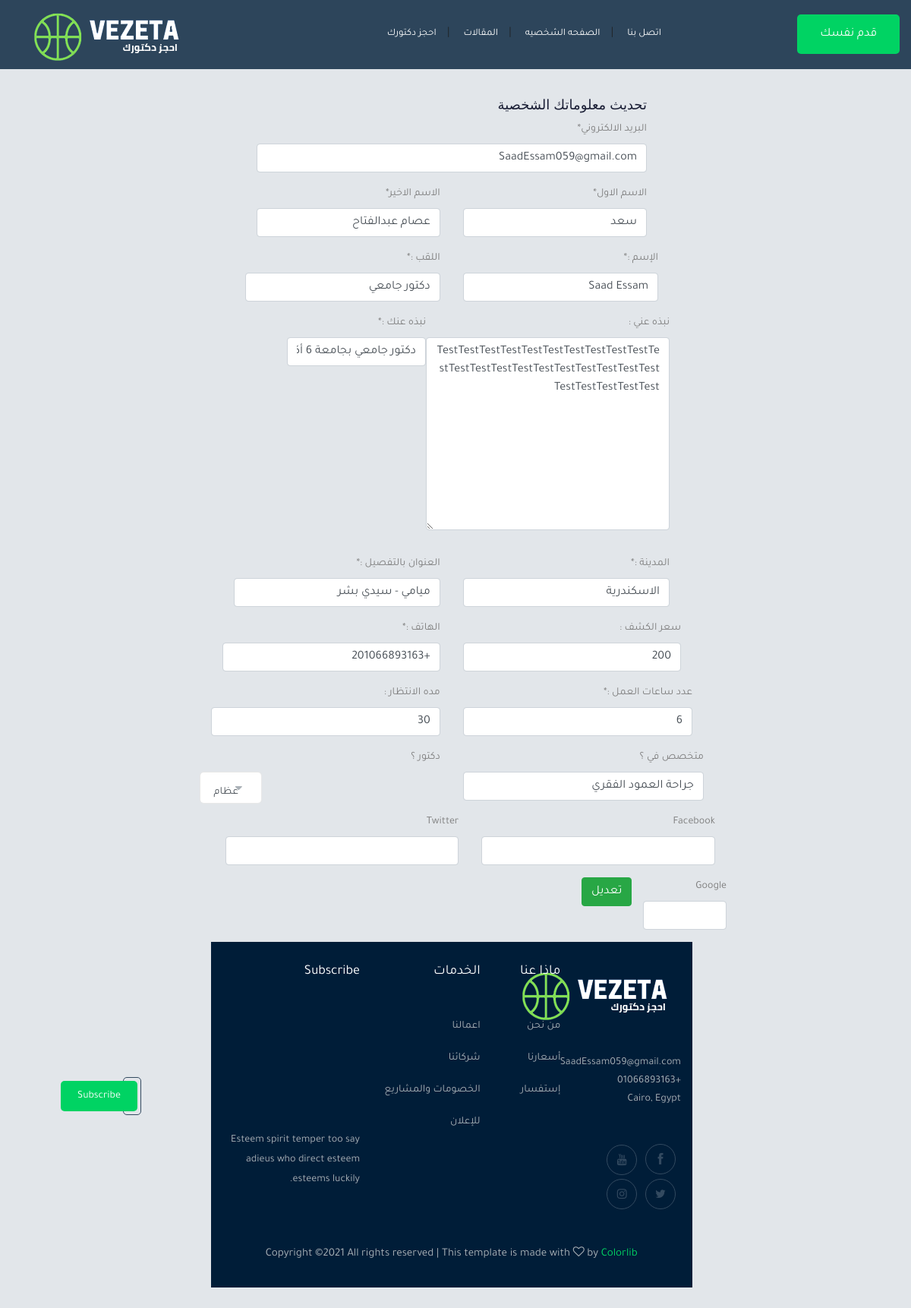
Page /accounts/update_profile/ (signed in) on the earlier database version.
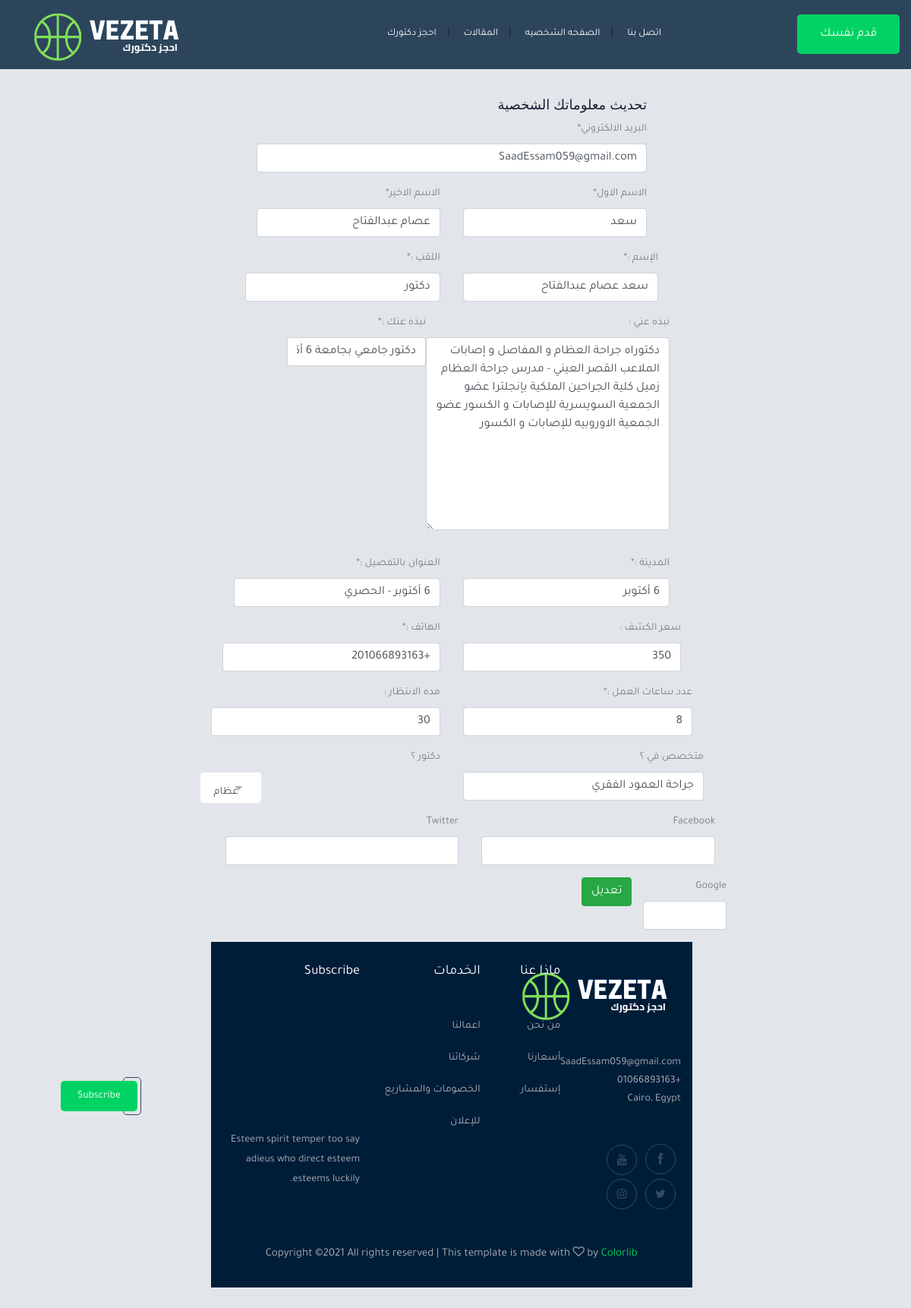
Same page on the later database version.
### accounts/models.py (models this page shows, shortened)
class Profile(models.Model):
    DOCTOR_IN={
        ("جلدية", 'جلدية'),
        ('أسنان', "أسنان"),
        ('أطفال حديثي الولادة', "أطفال حديثي الولادة"),
        ('مخ وأعصاب', "مخ وأعصاب"),
        ('عظام', "عظام"),
        ('نساء وتوليد', "نساء وتوليد"),
        ('أنف وأذن وحنجرة', "أنف وأذن وحنجرة"),
        ('قلب وأوعيه دموية', "قلب وأوعيه دموية"),
        ('أمراض دم', "أمراض دم"),
        ('أورام', "أورام"),
        ('باطنة', "باطنة"),
        ('تخسيس وتغذية', "تخسيس وتغذية"),
        ('جراحة أطفال', "جراحة أطفال"),
        ('جراحة أورام', "جراحة أورام"),
        ('جراحة أوعية دموية', "جراحة أوعية دموية"),
        ('جراحة تجميل', "جراحة تجميل"),
        ('جراحة سمنة ومناظير', "جراحة سمنة ومناظير"),
        ('علاج طبيعي وأصابات ملاعب', "علاج طبيعي وأصابات ملاعب"),
    }
    user = models.OneToOneField(User, verbose_name=_("user"), on_delete=models.CASCADE)
    name = models.CharField(_("الإسم :"), max_length=50)
    surname = models.CharField(_("اللقب :"), max_length=50)
    subtitle = models.CharField(_(" نبذه عنك :"), max_length=50)
    address = models.CharField(_("المدينة :"), max_length=50)
    address_detail = models.CharField(_("العنوان بالتفصيل :"), max_length=50)
    number_phone = models.CharField(_("الهاتف :"), max_length=50)
    working_hours = models.CharField(_("عدد ساعات العمل :"), max_length=50)
    waiting_time = models.CharField(_("مده الانتظار :"), max_length=50, blank=True, null=True)
    who_i = models.TextField(_("نبذه عني :"), max_length=250, blank=True, null=True)
    specialist_doctor = models.CharField(_("متخصص في ؟"), max_length=200, blank=True, null=True)
    price = models.IntegerField(_("سعر الكشف :"), blank=True, null=True)
    image = models.ImageField(_("الصورة الشخصية"), upload_to='profile', blank=True, null=True)
    slug = models.SlugField(_("slug"),blank=True, null=True)
    facebook = models.CharField(max_length=50,blank=True, null=True)
    twitter = models.CharField(max_length=50,blank=True, null=True)
    google = models.CharField(max_length=50,blank=True, null=True)
    type_of_person = models.CharField(_("النوع :"), choices=TYPE_OF_PERSON, max_length=50)
    doctor = models.CharField(_("دكتور ؟"), choices=DOCTOR_IN, max_length=50, blank=True, null=True)
    class Meta:
        verbose_name = _("Profile")
        verbose_name_plural = _("Profiles")

### accounts/views.py (the view, shortened to what this page needs)
# urls.py: path('update_profile/', views.update_profile, name='update_profile'),
def update_profile(request):
    user_form = UpdateUserForm(instance=request.user)
    profile_form = UpdateProfileForm(instance=request.user.profile)
    return render(request, 'user/update_profile.html', {
        'user_form' : user_form,
        'profile_form' : profile_form,
        })

### accounts/forms.py
class UpdateUserForm(forms.ModelForm):
    first_name = forms.CharField(label="الاسم الاول")
    last_name = forms.CharField(label="الاسم الاخير")
    email = forms.EmailField(label="البريد الالكتروني")
    class Meta:
        model = User
        fields = ('first_name' , 'last_name' , 'email')

class UpdateProfileForm(forms.ModelForm):
    class Meta:
        model = Profile
        fields = ('name' , 'surname', 'subtitle', 'address',
        'address_detail', 'number_phone', 'working_hours',
        'waiting_time', 'who_i', 'price', 'facebook',
        'twitter', 'google', 'doctor', 'specialist_doctor' )

### accounts/templates/user/update_profile.html (shortened to what the changed rows need)
{% extends 'base.html' %}
{% load static %}
{% load crispy_forms_tags %}
{% block body %}
<div dir="rtl">
    <div class="container">
        <div class="signup">
        <div class="col-md-9" >
            <form method="POST" enctype="multipart/form-data">
                    <div class="row">
                    <div class="row">
                        <div class="col-sm-6">
                            <div class="form-group">
                                {{ profile_form.name|as_crispy_field }}
                            </div>
                        </div>
                        <div class="col-sm-6">
                            <div class="form-group">
                                {{ profile_form.surname|as_crispy_field }}
                            </div>
                        </div>
                    <div class="form-group">
                        {{ profile_form.who_i|as_crispy_field }}
                    </div>
                    <div class="form-group">
                        {{ profile_form.subtitle|as_crispy_field }}
                    </div>
                    <div class="row">
                        <div class="col-sm-6">
                            <div class="form-group">
                                {{ profile_form.address|as_crispy_field }}
                            </div>
                        </div>
                        <div class="col-sm-6">
                            <div class="form-group">
                                {{ profile_form.address_detail|as_crispy_field }}
                            </div>
                        </div>
                    <div class="row">
                        <div class="col-sm-6">
                            <div class="form-group">
                                {{ profile_form.price|as_crispy_field }}
                            </div>
                        </div>
                        <div class="col-sm-6">
                            <div class="form-group">
                                {{ profile_form.number_phone|as_crispy_field }}
                            </div>
                        </div>
                    <div class="row">
                        <div class="col-sm-6">
                            <div class="form-group">
                                {{ profile_form.working_hours|as_crispy_field }}
                            </div>
                        </div>
                        <div class="col-sm-6">
                            <div class="form-group">
                                {{ profile_form.waiting_time|as_crispy_field }}
                            </div>
                        </div>
                    <div class="row">
                        <div class="col-sm-6">
                            <div class="form-group">
                                {{ profile_form.specialist_doctor|as_crispy_field }}
                            </div>
                        </div>
                        <div class="col-sm-6">
                            <div class="form-group">
                                {{ profile_form.doctor|as_crispy_field }}
                            </div>
                        </div>
                    <div class="row">
                        <div class="col-sm-6">
                            <div class="form-group">
                                {{ profile_form.facebook|as_crispy_field }}
                            </div>
                        </div>
                        <div class="col-sm-6">
                            <div class="form-group">
                                {{ profile_form.twitter|as_crispy_field }}
                            </div>
                        </div>
                    <div class="row">
                        <div class="col-sm-6">
                            <div class="form-group">
                                {{ profile_form.google|as_crispy_field }}
                            </div>
                    </div>
                    </form>
                </div>
            </div>
        </div>
    </div>
{% endblock body %}

Differences in the rows shown:
changed Profile "دكتور ؟": name "Saad Essam" → "سعد عصام عبدالفتاح"; surname "دكتور جامعي" → "دكتور"; who_i "TestTestTestTestTestTestTestTestTestTestTestTestTestTestTestTestTestTestTestTestTestTestTestTestTestTest" → "دكتوراه جراحة العظام و المفاصل و إصابات الملاعب القصر العيني - مدرس جراحة العظام زميل كلية الجراحين الملكية بإنجلترا عضو الجمعية السويسرية للإصابات و الكسور عضو الجمعية الاوروبيه للإصابات و الكسور"; address "الاسكندرية" → "6 أكتوبر"; address_detail "ميامي - سيدي بشر" → "6 أكتوبر - الحصري"; price "200" → "350"; working_hours "6" → "8"
